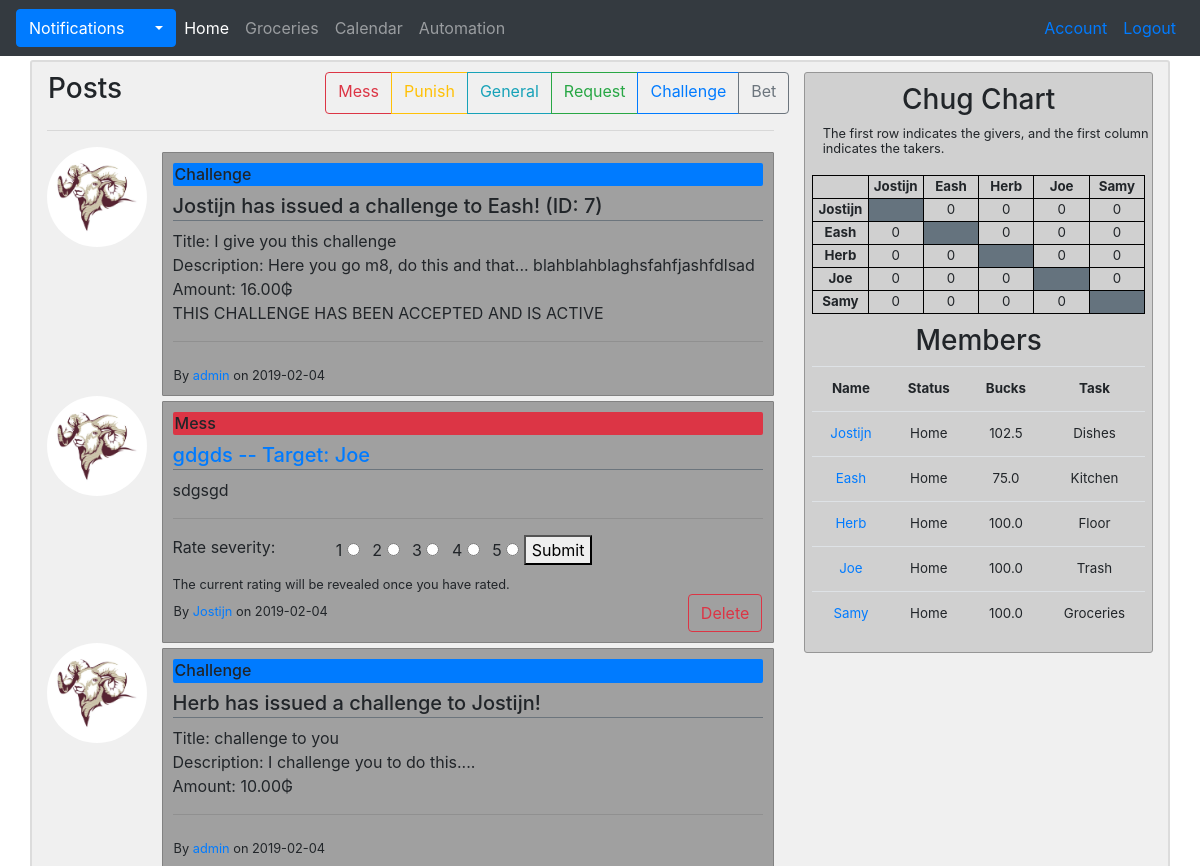
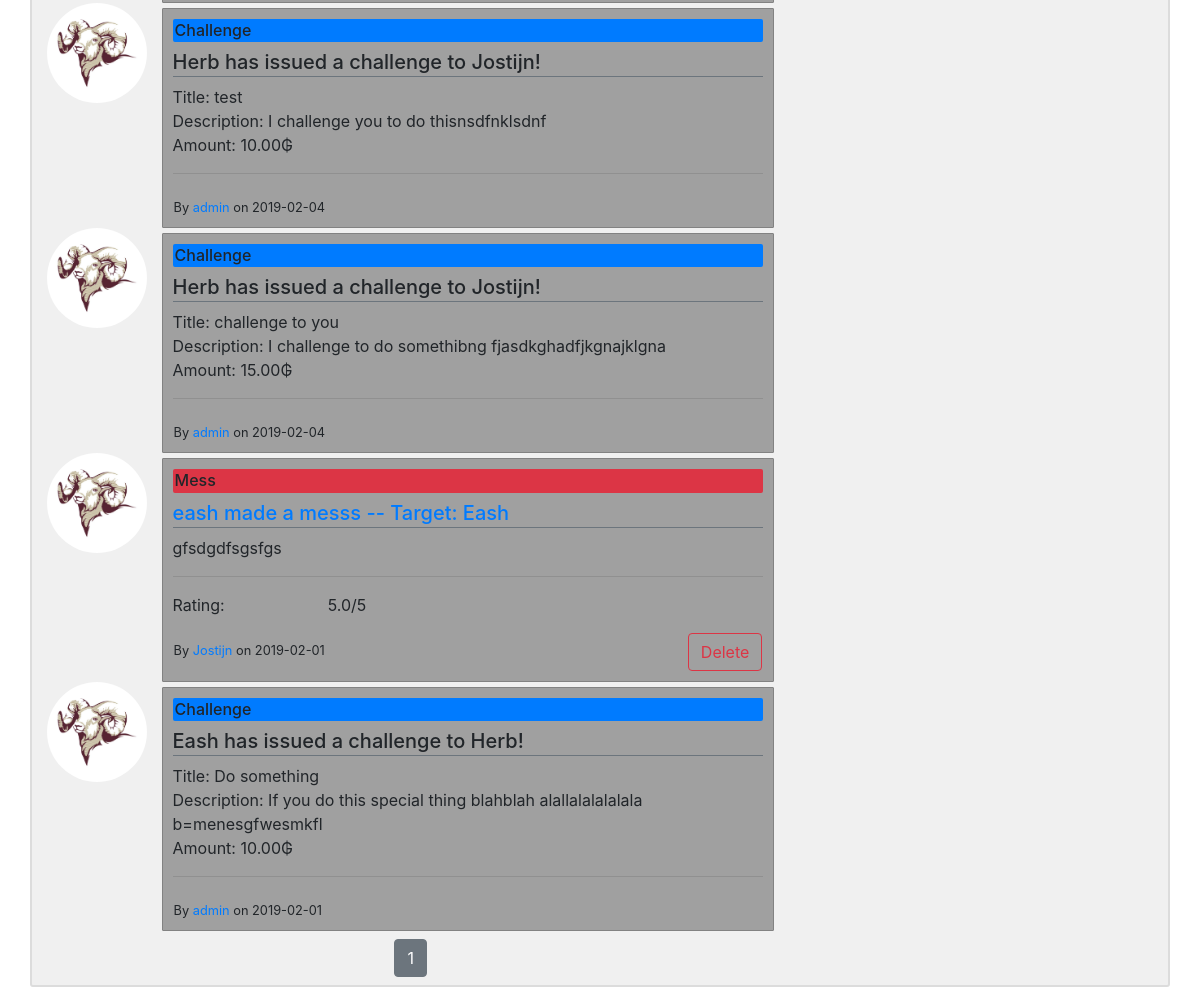
Screenshot of /home (signed in) with the database file from the repository (2 pictures, top to bottom).
### G_app/models.py (models this page shows, shortened)
class Post(db.Model):
    id = db.Column(db.Integer, primary_key = True)
    title = db.Column(db.String(100), nullable=False, default='')
    date_posted = db.Column(db.DateTime, nullable=False, default=datetime.utcnow)
    content = db.Column(db.Text, nullable=False)
    type = db.Column(db.String(50), nullable=False, default='General')
    rating = db.Column(db.Float)
    can_vote = db.Column(db.Boolean, nullable=False, default=False)
    voted = db.Column(db.String(150))
    image = db.Column(db.String(150))
    id_user = db.Column(db.Integer, db.ForeignKey('user.id'), nullable=False)
    id_target = db.Column(db.Integer, db.ForeignKey('user.id'))
    comments = db.relationship('Comment', backref='original_post', lazy=True)

class User(db.Model, UserMixin):
    id = db.Column(db.Integer, primary_key = True)
    username = db.Column(db.String(20), unique=True, nullable=False)
    name = db.Column(db.String, nullable=False)
    email = db.Column(db.String(120), unique=True, nullable=False)
    image = db.Column(db.String(20), nullable=False, default='default.jpg')
    password = db.Column(db.String(60), nullable=False)
    status = db.Column(db.String, nullable=False)
    bucks = db.Column(db.Float, nullable=False)
    task = db.Column(db.String, nullable=False)
    done_weekly_vote = db.Column(db.Boolean, nullable=False, default=False)
    posts = db.relationship('Post', backref='author', lazy=True, foreign_keys='Post.id_user')
    posts_targeted = db.relationship('Post', backref='target', lazy=True, foreign_keys='Post.id_target')
    chugs_give = db.relationship('Chug', backref='giver', lazy=True, foreign_keys='Chug.id_giver')
    chugs_take = db.relationship('Chug', backref='taker', lazy=True, foreign_keys='Chug.id_taker')
    notifications = db.relationship('Notification', backref='target', lazy=True)
    payments_made = db.relationship('Transaction', backref='payer', lazy=True, foreign_keys='Transaction.id_payer')
    payments_received = db.relationship('Transaction', backref='payee', lazy=True, foreign_keys='Transaction.id_payee')
    challenges_made =  db.relationship('Challenge', backref='challenger', lazy=True, foreign_keys='Challenge.id_challenger')
    challenges_received =  db.relationship('Challenge', backref='challengee', lazy=True, foreign_keys='Challenge.id_challengee')
    comments = db.relationship('Comment', backref='commenter', lazy=True)
    votes_made = db.relationship('Vote', backref='voter', lazy=True, foreign_keys='Vote.id_voter')
    votes_received = db.relationship('Vote', backref='candidate', lazy=True, foreign_keys='Vote.id_candidate')
    weekly_votes = db.relationship('WeeklyVote', backref='subject', lazy=True, foreign_keys='WeeklyVote.id_subject')
    def new_notifications(self):
        return Notification.query.filter_by(user_id=self.id, seen=False).all()

### G_app/main/routes.py (the view)
@main.route("/")
@main.route("/home", methods=['GET', 'POST'])
def home():
    voters = voter_dict()
    update_voteable_posts(voters)
    page = request.args.get('page', 1, type=int)
    posts = Post.query.order_by(Post.date_posted.desc()).paginate(page=page, per_page=10)
    chug = chug_matrix()
    members = member_ls()
    return render_template('home.html', members=members, chug=chug, posts=posts, voters=voters)

### G_app/main/utils.py (called while the page is built)
def member_ls():
    members = User.query.all()
    members.pop(5)
    return members

def chug_matrix():
    matrix = [
        [None, 0, 0, 0, 0],
        [0, None, 0, 0, 0],
        [0, 0, None, 0, 0],
        [0, 0, 0, None, 0],
        [0, 0, 0, 0, None]
    ]
    chugs_to_be_taken = Chug.query.filter_by(taken=False).all()
    for chug in chugs_to_be_taken:
        matrix[chug.id_taker - 1][chug.id_giver - 1] += 1
    return matrix

def voter_dict():
    posts = Post.query.filter_by(can_vote=True)
    voted = dict()
    for post in posts:
        if post.voted:
            voters = post.voted.split('\n')
        else:
            voters = []
        voted[post.id] = voters
    return voted

def update_voteable_posts(voters):
    voteable_posts = Post.query.filter_by(can_vote=True).all()
    usernames = []
    users = User.query.all()
    for user in users:
        if user.username != 'admin':
            usernames.append(user.username)
    for post in voteable_posts:
        voted = voters[post.id]
        if voted:
            voted.append(post.target.username)
        else:
            voted = [post.target.username]
        time_difference = datetime.utcnow() - post.date_posted
        time_difference_hours = time_difference.total_seconds()/3600
        if set(voted) == set(usernames) or time_difference_hours > 24:
            adjust_buck_balances(post)
            post.can_vote = False
            db.session.commit()

### G_app/models.py (called while the page is built)
@login_manager.user_loader
def load_user(user_id):
    return User.query.get(int(user_id))

### G_app/templates/home.html (shortened to what this page needs)
{% extends "layout.html" %}
  {% block home_active %}
    "nav-item active"
  {% endblock %}
  {% block content %}
    {% if current_user.is_authenticated %}
      <div class="row" style="margin-top:10px">
        <h3 class="ml-3">Posts</h3>
        <div class="btn-group ml-auto">
          <a href="{{ url_for('posts.new_post', post_type='Mess') }}" class="btn btn-outline-danger">Mess</a>
          <a href="{{ url_for('posts.new_post', post_type='Punish') }}" class="btn btn-outline-warning">Punish</a>
          <a href="{{ url_for('posts.new_post', post_type='General') }}" class="btn btn-outline-info">General</a>
          <a href="{{ url_for('posts.new_post', post_type='Request') }}" class="btn btn-outline-success">Request</a>
          <a href="{{ url_for('posts.new_challenge') }}" class="btn btn-outline-primary">Challenge</a>
          <a href="#" class="btn btn-outline-secondary">Bet</a>
        </div>
      </div>
      <hr>
      {% for post in posts.items %}
        <div class="media" id="{{ 'post' + post.id|string }}">
          <img class="rounded-circle account-img" src="{{ url_for('static', filename='profile_pics/' + post.author.image) }}" alt="user_image">
          <div class="media-body">
            <div class="post-section">
              <h6 id="{{ post.type }}">{{ post.type }}</h6>
              {% if post.author == current_user %}
                <a href="{{ url_for('posts.edit_post', post_id = post.id) }}">
                  <h5 class="border-bottom border-secondary" style="padding-bottom:2px">{{ post.title }}{{ " -- Target: " + post.target.username if post.target }}</h5>
                </a>
              {% else %}
                <h5 class="border-bottom border-secondary" style="padding-bottom:2px">{{ post.title }}{{ " -- Target: " + post.target.username if post.target }}</h5>
              {% endif %}
              <p>
              {% for line in post.content.splitlines() %}
                {{ line }}<br>
              {% endfor %}
              </p>
              <hr>
              {% if post.can_vote and current_user.username not in voters[post.id] and current_user.id != post.id_target %}
                <div class="row">
                  <div class="col-sm-3">
                    <p id="rate{{ post.id }}">Rate severity:</p>
                  </div>
                  <div class="col-sm-9">
                    <form class="rate-form" id="{{ post.id }}">
                      <label class="radio-inline ml-2" for="1">1</label>
                      <input type="radio" name="{{ 'rating' + post.id|string }}" value=1>
                      <label class="radio-inline ml-2" for="2">2</label>
                      <input type="radio" name="{{ 'rating' + post.id|string }}" value=2>
                      <label class="radio-inline ml-2" for="3">3</label>
                      <input type="radio" name="{{ 'rating' + post.id|string }}" value=3>
                      <label class="radio-inline ml-2" for="4">4</label>
                      <input type="radio" name="{{ 'rating' + post.id|string }}" value=4>
                      <label class="radio-inline ml-2" for="5">5</label>
                      <input type="radio" name="{{ 'rating' + post.id|string }}" value=5>
                      <button type="submit" id="sbtn">Submit</button>
                    </form>
                  </div>
                  <small style="margin-left:15px" id="{{ 'msg' + post.id|string }}">The current rating will be revealed once you have rated.</small>
                </div>
              {% elif post.rating %}
                <div class="row">
                  <div class="col-sm-3">
                    <p>Rating:</p>
                  </div>
                  <div class="col-sm-9">
                    <p>{{ post.rating|round(2) }}/5</p>
                  </div>
                </div>
              {% endif %}
              <div class="row">
                <small class="ml-3 pt-2">By <a href="{{ url_for('users.profile', username=post.author.username) }}">{{ post.author.username }}</a> on {{ post.date_posted.date() }}</small>
                {% if post.author == current_user %}
                  <button type="button" id="{{ post.id }}" class="delbtn btn btn-outline-danger ml-auto mr-3">Delete</button>
                {% endif %}
              </div>
            </div>
          </div>
        </div>
      {% endfor %}
      <div class="row mt-2 mb-2">
        <div class="col-12" align="center">
          {% for page_num in posts.iter_pages(left_edge=1, right_edge=1, left_current=1, right_current=2) %}
            {% if page_num %}
              {% if posts.page == page_num %}
                <a class="btn btn-secondary ml-1 mr-1" href="{{ url_for('main.home', page=page_num) }}">{{ page_num }}</a>
              {% else %}
                <a class="btn btn-outline-secondary ml-1 mr-1" href="{{ url_for('main.home', page=page_num) }}">{{ page_num }}</a>
              {% endif %}
            {% else %}
              ...
            {% endif %}
          {% endfor %}
        </div>
      </div>
    {% else %}
      <h4 style='margin-top:10px'>Uh oh, It looks like somebody is not logged in...</h4>
      <hr>
      <small>If you have an account, please log in to gain full access to this wonderful site. If you are not a member, then that is unfortunate, for you will not be able to gain access!</small>
    {% endif %}
  {% endblock %}

### G_app/templates/layout.html (shortened to what this page needs)
<!DOCTYPE html>
<html>
  <head>
    <link rel="stylesheet" href="https://stackpath.bootstrapcdn.com/bootstrap/4.2.1/css/bootstrap.min.css">
    <link rel="stylesheet" type="text/css" href="{{ url_for('static', filename='main.css') }}">
  </head>
  <body style="background-image: url('{{ url_for('static', filename='images/our_goat.jpg') }}')">
    <div class="container d-none d-sm-block">
      <nav class="navbar bg-dark navbar-expand navbar-dark fixed-top">
        {% if current_user.is_authenticated %}
          {% set new_notifications = current_user.new_notifications()|length %}
          <div class="dropdown">
            <button class="btn btn-primary dropdown-toggle" id="notification-toggle" onclick="update_notification_list('{{ url_for('main.your_notifications', user_id=current_user.id) }}')" type="button" data-toggle="dropdown">Notifications
            </button>
          </div>
            {% set new_notifications = current_user.new_notifications()|length %}
          <ul class="navbar-nav mr-auto">
            <li class={% block home_active %}{% endblock %}><a class="nav-link" href="{{ url_for('main.home') }}">Home</a></li>
            <li class={% block groceries_active %}{% endblock %}><a class="nav-link" href="{{ url_for('main.groceries') }}">Groceries</a></li>
            <li class={% block calendar_active %}{% endblock %}><a class="nav-link" href=#>Calendar</a></li>
            <li class={% block automation_active %}{% endblock %}><a class="nav-link" href=#>Automation</a></li>
          </ul>
        {% endif %}
        <ul class="navbar-nav ml-auto">
          {% if current_user.is_authenticated %}
            <li class="nav-item"><a class="nav-link text-primary" href="{{ url_for('users.account') }}">Account</a></li>
            <li class="nav-item"><a class="nav-link text-primary" href="{{ url_for('users.logout') }}">Logout</a></li>
          {% else %}
            <li class="nav-item"><a class="nav-link text-primary" href="{{ url_for('users.login') }}">Login</a></li>
          {% endif %}
        </ul>
      </nav>
    </div>
    <div class="container d-none d-sm-block mb-3" id="main" style="margin-top:60px">
      <div class="row">
        <div class="col-lg-8">
            {% block content %}
            {% endblock %}
          </div>
        <div class="col-lg-4">
          {% if current_user.is_authenticated %}
            <div class="sidebar">
              <h3 style="margin-top:10px">Chug Chart</h3>
              <div class="sidebar-info">
                <small>The first row indicates the givers, and the first column indicates the takers.</small>
              </div>
              <table id="chug">
                <tr>
                  <th id="chug"></th>
                  {% for member in members %}
                    <th id="chug">{{ member.username }}</th>
                  {% endfor %}
                </tr>
                {% for row in range(5) %}
                  <tr>
                    <th id="chug">{{members[row].username}}</th>
                    {% for col in range(5) %}
                      {% if chug[row][col] != None %}
                        <td id="chug">{{ chug[row][col] }}</td>
                      {% else %}
                        <td id="chug" bgcolor="#65737e"></td>
                      {% endif %}
                    {% endfor %}
                  </tr>
                {% endfor %}
              </table>
              <h3 style="margin-top:10px">Members</h3>
              <table class="table" id="members">
                <tr>
                  <th>Name</th>
                  <th>Status</th>
                  <th>Bucks</th>
                  <th>Task</th>
                </tr>
                {% for member in members %}
                  <tr>
                    <td><a href="{{ url_for('users.profile', username=member.username) }}">{{ member.username }}</a></td>
                    <td>{{ member.status }}</td>
                    <td>{{ member.bucks }}</td>
                    <td>{{ member.task }}</td>
                  </tr>
                {% endfor %}
              </table>
            </div>
          {% endif %}
        </div>
      </div>
    </div>
  </body>
</html>

### G_app/static/main.css (style rules this page uses)
body { background-size: cover; }
.container#main { background-color: rgba(230, 230, 230, 0.6); border: 2px solid rgb(220, 220, 220); border-radius: 3px; width: 100%; }
h6#Challenge { background-color: #007bff; padding: 2px; border-radius: 2px; }
h6#Mess { background-color: #dc3545; padding: 2px; border-radius: 2px; }
.post-section { margin-top: 5px; background-color: rgb(160, 160, 160); border: 0.5px solid rgb(130, 130, 130); border-radius: 1px; padding: 10px; }
.account-img { height: 100px; width: 100px; margin-right: 2%; }
.sidebar { text-align: center; background-color: rgba(200, 200, 200, 0.8); border: 0.5px solid rgb(150, 150, 150); border-radius: 3px; margin-top: 3%; margin-bottom: 3%; }
.sidebar-info { line-height: 0.95; text-align: left; margin-left: 5%; }
table#members { width: 96%; margin-left: 2%; margin-right: 2%; font-size: 10pt; }
table#chug { ; width: 96%; margin-left: 2%; margin-right: 2%; table-layout: fixed; font-size: 10pt; margin-top: 20px; }
table#chug, th#chug, td#chug { border: 1px solid black; }

### rows the page displays
Post: image (placeholder picture), type "Challenge", title "Jostijn has issued a challenge to Eash! (ID: 7)", splitlines "Title: I give you this challenge" "Description: Here you go m8, do this and that... blahblahblaghsfahfjashfdlsad" "Amount: 16.00₲" "THIS CHALLENGE HAS BEEN ACCEPTED AND IS ACTIVE", author.username "admin", date_posted "2019-02-04"
Post: image (placeholder picture), type "Mess", title "gdgds", content "sdgsgd", author.username "Jostijn", date_posted "2019-02-04"
User: username "-- Target: Joe", username "Joe", username "Joe", status "Home", bucks "100.0", task "Trash"
Post: image (placeholder picture), type "Challenge", title "Herb has issued a challenge to Jostijn!", splitlines "Title: challenge to you" "Description: I challenge you to do this...." "Amount: 10.00₲", author.username "admin", date_posted "2019-02-04"
Post: image (placeholder picture), type "Challenge", title "Herb has issued a challenge to Jostijn!", splitlines "Title: test" "Description: I challenge you to do thisnsdfnklsdnf" "Amount: 10.00₲", author.username "admin", date_posted "2019-02-04"
Post: image (placeholder picture), type "Challenge", title "Herb has issued a challenge to Jostijn!", splitlines "Title: challenge to you" "Description: I challenge to do somethibng fjasdkghadfjkgnajklgna" "Amount: 15.00₲", author.username "admin", date_posted "2019-02-04"
Post: image (placeholder picture), type "Mess", title "eash made a messs", content "gfsdgdfsgsfgs", rating "5.0", author.username "Jostijn", date_posted "2019-02-01"
User: username "-- Target: Eash", username "Eash", username "Eash", status "Home", bucks "75.0", task "Kitchen"
Post: image (placeholder picture), type "Challenge", title "Eash has issued a challenge to Herb!", splitlines "Title: Do something" "Description: If you do this special thing blahblah alallalalalalala b=menesgfwesmkfl" "Amount: 10.00₲", author.username "admin", date_posted "2019-02-01"
User: username "Jostijn", username "Jostijn", status "Home", bucks "102.5", task "Dishes"
User: username "Herb", username "Herb", status "Home", bucks "100.0", task "Floor"
User: username "Samy", username "Samy", status "Home", bucks "100.0", task "Groceries"

### other values shown
{{ page_num }} "1"
{{ chug[row][col] }} "0" "0" "0" "0" "0" "0" "0" "0" "0" "0" "0" "0" "0" "0" "0" "0" "0" "0" "0" "0"
